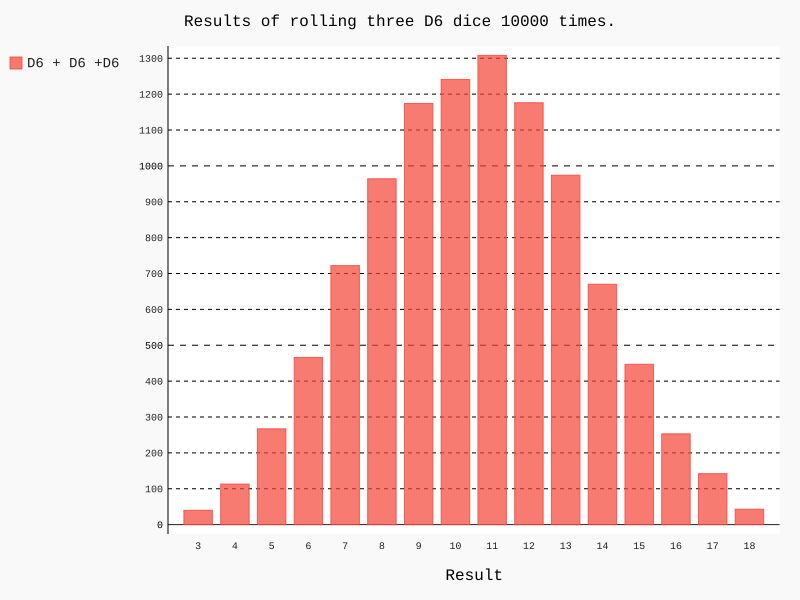

Recreate this plot in Python.
import pygal
from die import Die

# Create a D6,D6,D6
die_1 = Die()
die_2 = Die()
die_3 = Die()
# Make some rolls, and store results in a list.
results = [die_1.roll() + die_2.roll()+die_3.roll() for roll_num in range(10000)]

# Analyze the results.

max_result = die_1.num_sides + die_2.num_sides +die_3.num_sides
frequencies = [results.count(value) for value in range(3, max_result + 1)]


hist = pygal.Bar()
hist.title = "Results of rolling three D6 dice 10000 times."
hist.x_labels = list(range(3, 19))
hist.x_title = "Result"
hist.add("D6 + D6 +D6", frequencies)
hist.render_to_file("three_dice_visual.svg")
